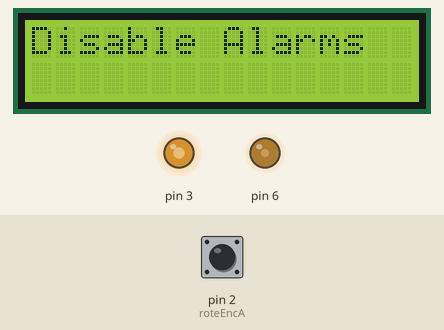
Bench run of a sketch on a simulated Arduino Uno, built with avr-gcc and run on an emulated ATmega328P. On the bench: 16×2 character LCD, output pins drawn as LEDs (lit = HIGH). Inputs (shaded band) come from the test bench; at power-on: pin 2 (roteEncA) HIGH.

Above: at 1.2 s.
1.3 s: pin 2 (roteEncA) pulsed LOW 5 times (0.12 s each, 0.3 s apart)
At 1.57 s:
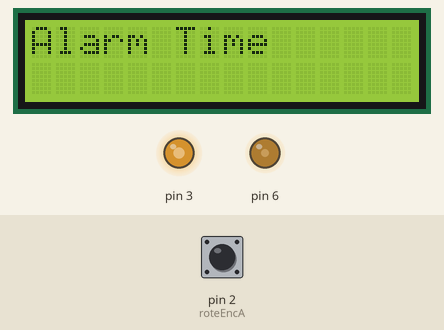
At 3.9 s:
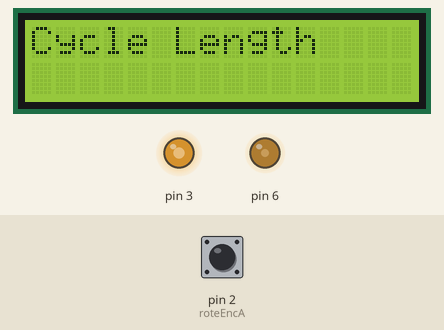
4.3 s: pin 2 (roteEncA) pulsed LOW 2 times (0.12 s each, 0.3 s apart)
At 4.57 s:
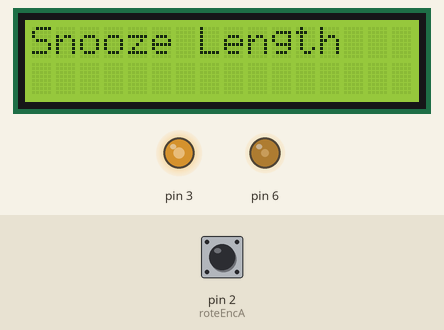
Timing chart, 0 to 7.3 s (numbered marks = the images above; inputs shaded):
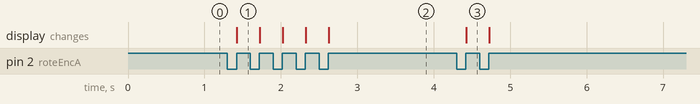

The sketch:

Alarm_Clock.ino.ino
```cpp
 #include <LiquidCrystal.h>

 LiquidCrystal lcd(7,8,9,10,11,12);

 // Rotary Encoder Inputs
 #define roteEncA 2
 #define roteEncBut 13
 #define roteEncC 4

 int direc = 0;
 int menuIndex = 0;
 unsigned long curTime = 1200;
 int alarm = 1200;
 bool alarmSet = false;
 int curRoteInput, prevRoteInput;
 String mainMenu[] = {"Disable Alarms", "Alarm Time", "Time", "Show Cycle", "Select Cycle", "Cycle Length", "Snooze Length"};
 unsigned long previousMillis = 0;
 int interval = 1000; // 60000 in a minute 3,600,000 in an hour 43,200,000 in 12 hours
 int brightness = 80;
 int backlight = 160;

 void setup()
 {
   analogWrite(6, brightness);
   analogWrite(3, backlight);
   lcd.begin(16,2);
   pinMode (roteEncA,INPUT);
   pinMode (roteEncC,INPUT);
   lcd.print(mainMenu[0]);
   Serial.begin (9600);
   prevRoteInput = digitalRead(roteEncA);
 }

 void loop()
 {
   curRoteInput = digitalRead(roteEncA);

  // time measurement
  unsigned long currentMillis = millis();
  if (currentMillis - previousMillis >= interval)
  {
    previousMillis = currentMillis;
  }
  // menu control
  if (curRoteInput != prevRoteInput && curRoteInput == 1)
  {
    lcd.clear();
    if (digitalRead(roteEncA) != curRoteInput && roteEncA == HIGH)
    {
      direc = -1;
    } else
    {
      direc = 1;
    }
    menuIndex += direc;
   if (menuIndex > 6)
   {
     menuIndex = 0;
   } else if (menuIndex < 0)
   {
     menuIndex = 6;
   }
   direc = 0;
   lcd.print(mainMenu[menuIndex]);

  }
  prevRoteInput = curRoteInput;
 }
```

Measured:
- after the input at 1.3 s, the display: changes after 0.12 s (image 1)
- after the input at 4.3 s, the display: changes after 0.12 s (image 3)
